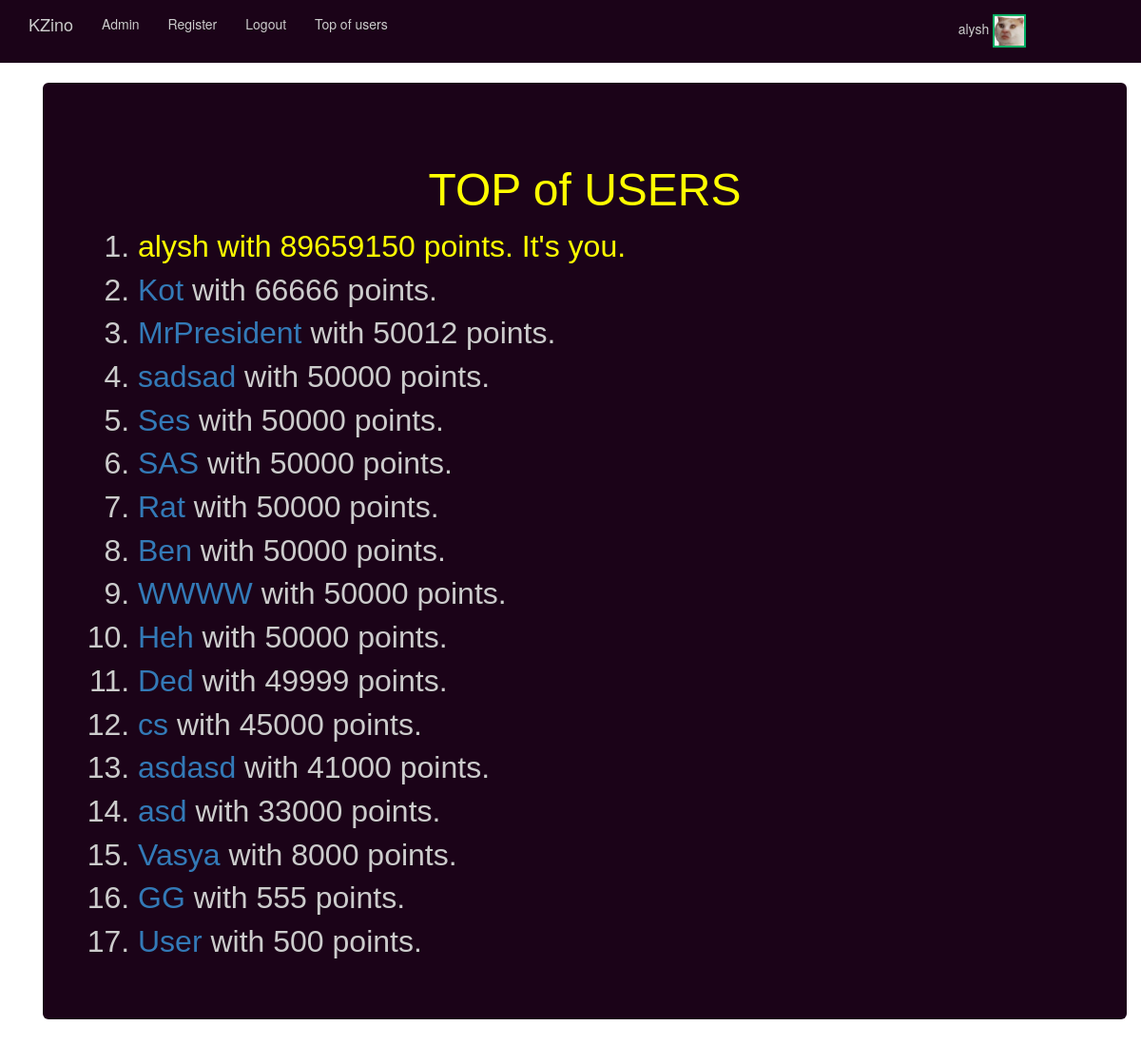
The page /Menu/top/ (signed in) on the database its author committed.
### Menu/models.py (models this page shows, shortened)
class CustomUser(AbstractUser):
    first_name = models.CharField(max_length=200)
    last_name = models.CharField(max_length=200)
    email = models.EmailField()
    initial_balance = models.IntegerField(default=50000)
    profile_pic = models.ImageField(upload_to='profile_pics', default='profile_pics/default.jpg')
    is_banned = models.BooleanField(default=False)
    class BJboard:
        dh = list()
        ph = list()
        deck = list()
        started = False
        bet = int()
        dd = False
        banDD = False
        WJ = False
    class PT:
        started = False
        indexes_i = list()
        indexes_j = list()
        slideshow = list()
        finished = False
    class Roulette:
        message = str()
        bet = int()
        fields = dict.fromkeys([i for i in range(37)], 0)
        threePart = dict.fromkeys([1, 2, 3], 0)
        twoPart = dict.fromkeys([1, 2], 0)
        color = dict.fromkeys([1, 2], 0)
        parity = dict.fromkeys([1, 2], 0)
        row = dict.fromkeys([1, 2, 3], 0)
        all_bets = int()
        slideshow = list()
        index = int()
        started = False
        finished = False
    class Ska4ki:
        started = False
        bet1 = int()
        bet2 = int()
        bet3 = int()
        bet4 = int()
        bet5 = int()
        betALLDIE = int()
        betALLALIVE = int()
    class Slot:
        baraban_1 = []
        baraban_2 = []
        baraban_3 = []
        baraban_4 = []
        baraban_5 = []
        count = randint(10, 20)
        balance_destroyer = 0
        new_slot = [[],[],[]]

### Menu/views.py (the view)
# urls.py: url(r'top/$', views.TopU, name="TopU"),
def TopU(request):
    users_list = CustomUser.objects.order_by('-initial_balance')
    context = {
            "users_list": users_list,
        }
    return render(request, 'Menu/top.html', context)

### templates/Menu/top.html
{% extends "Menu/base.html" %}
{% block body_block %}
<div class="container">
  <div class="jumbotron" style="background-color:#1b0318; color:#CCCCCC;">
      <h1 align="center"><font size="15" color="yellow" face="Arial" >TOP of USERS </font></h1>
<ol type="1">
{% for users in users_list %}
 <font size="6"   face="Arial" >
 <li>
    {% if user.username == users.username %}
          <font size="6"   color="yellow" >
 {{ users.username }}  with    {{ users.initial_balance }} points. It's you.
               </font>
          {% else %}
            <a href="{{users.id}} ">
 {{ users.username }} </a> with    {{ users.initial_balance }} points.
          {% endif %}
</li>
{% endfor %}
 </font>
</ol>
  </div>
</div>
{% endblock %}

### templates/Menu/base.html (shortened to what this page needs)
<!DOCTYPE html>
<html>
  <head>
    <link rel="stylesheet" href="https://maxcdn.bootstrapcdn.com/bootstrap/3.3.7/css/bootstrap.min.css">
  </head>
  <body>
  {% if user.is_banned %}
  {% else %}
   <nav class="navbar navbar-default navbar-static-top" style="background-color:#1b0318; color:#CCCCCC;">
      <div class="container">
        <ul class="nav navbar-nav" style="background-color:#1b0318; color:#CCCCCC;">
          <li><a class="navbar-brand" style="color:#CCCCCC;" href="{% url 'index' %}">KZino</a></li>
          <li><a class="navbar-link"style="color:#CCCCCC;" href="{% url 'admin:index' %}">Admin</a></li>
          <li><a class="navbar-link"style="color:#CCCCCC;" href="{% url 'Menu:register' %}">Register</a></li>
          {% if user.is_authenticated %}
            <li><a href="{% url 'logout' %}" style="color:#CCCCCC;">Logout</a></li>
          {% else %}
            <li><a class="navbar-link"style="color:#CCCCCC;" href="{% url 'Menu:user_login' %}">Login</a></li>
          {% endif %}
            <li><a class="navbar-link"style="color:#CCCCCC;" href="{% url 'Menu:TopU' %}"> Top of users </a></li>
             <li><a class="navbar-link"style="color:#CCCCCC;">  </a></li>
             <li><a class="navbar-link"style="color:#CCCCCC;">  </a></li>
            <li><a class="navbar-link"style="color:#CCCCCC;">  </a></li>
            <li><a class="navbar-link"style="color:#CCCCCC;">  </a></li>
            <li><a class="navbar-link"style="color:#CCCCCC;">  </a></li>
            <li><a class="navbar-link"style="color:#CCCCCC;">  </a></li>
            <li><a class="navbar-link"style="color:#CCCCCC;">  </a></li>
            <li><a class="navbar-link"style="color:#CCCCCC;">  </a></li>
            <li><a class="navbar-link"style="color:#CCCCCC;">  </a></li>
            <li><a class="navbar-link"style="color:#CCCCCC;">  </a></li>
            <li><a class="navbar-link"style="color:#CCCCCC;">  </a></li>
            <li><a class="navbar-link"style="color:#CCCCCC;">  </a></li>
            <li><a class="navbar-link"style="color:#CCCCCC;">  </a></li>
            <li><a class="navbar-link"style="color:#CCCCCC;">  </a></li>
            <li><a class="navbar-link"style="color:#CCCCCC;">  </a></li>
            <li><a class="navbar-link"style="color:#CCCCCC;">  </a></li>
            <li><a class="navbar-link"style="color:#CCCCCC;">  </a></li>
            <li><a class="navbar-link"style="color:#CCCCCC;">  </a></li>
            <li><a class="navbar-link"style="color:#CCCCCC;">  </a></li>
            {% if user.is_authenticated %}
            <li><a class="navbar-link"style="color:#CCCCCC;" href="{% url 'Menu:Cabinet' %}">  {{user.username}} <img src="{{user.profile_pic.url}} " width="35" height="35" class="border1" /> </a>
   </li>
            {% endif %}
{% endif %}
</ul>
      </div>
    </nav>
    <div class="container">
    {% block body_block %}
    {% endblock %}
    </div>
  </body>
</html>

### templates/Menu/base.html (style rules this page uses)
.border1 { border: 2px solid #00af64; }
.navbar { height: 67px !important; }
body { background-image:url(/static/b1.jpg) }

### rows shown on the page
CustomUser: username "alysh", profile_pic (picture), initial_balance "89659150"
CustomUser: username "Kot", initial_balance "66666"
CustomUser: username "MrPresident", initial_balance "50012"
CustomUser: username "sadsad", initial_balance "50000"
CustomUser: username "Ses", initial_balance "50000"
CustomUser: username "SAS", initial_balance "50000"
CustomUser: username "Rat", initial_balance "50000"
CustomUser: username "Ben", initial_balance "50000"
CustomUser: username "WWWW", initial_balance "50000"
CustomUser: username "Heh", initial_balance "50000"
CustomUser: username "Ded", initial_balance "49999"
CustomUser: username "cs", initial_balance "45000"
CustomUser: username "asdasd", initial_balance "41000"
CustomUser: username "asd", initial_balance "33000"
CustomUser: username "Vasya", initial_balance "8000"
CustomUser: username "GG", initial_balance "555"
CustomUser: username "User", initial_balance "500"
